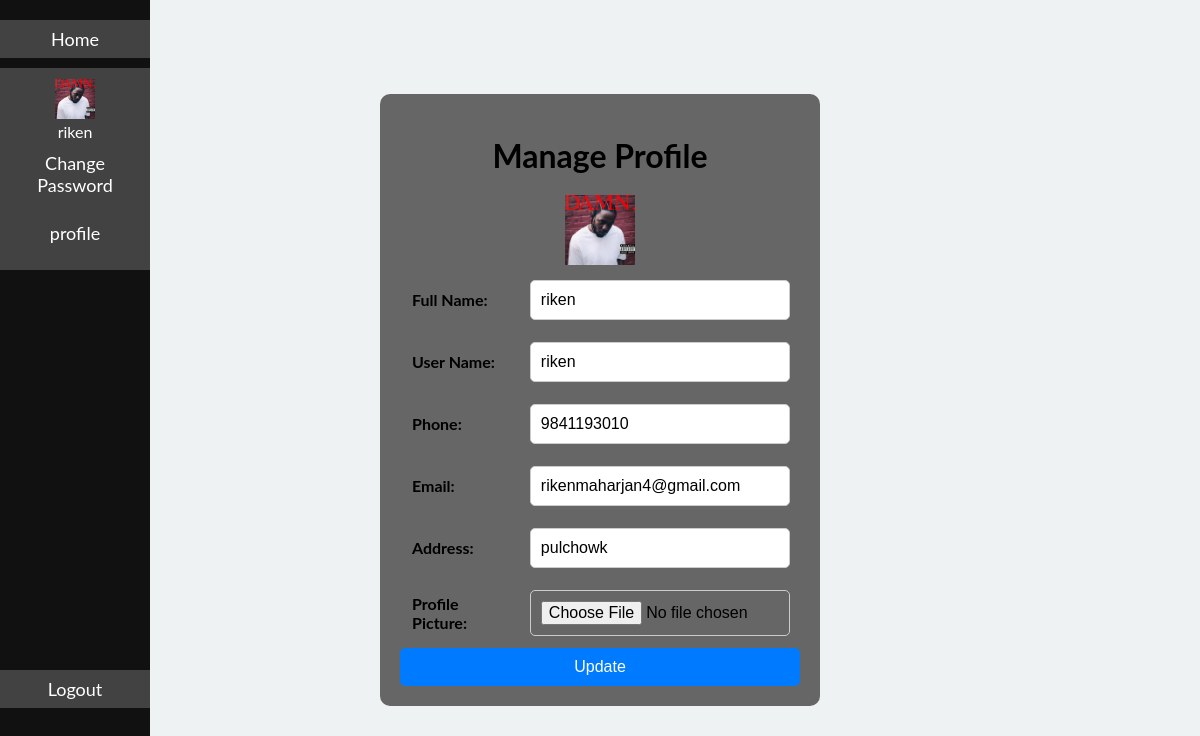
Screenshot of /admin/manageprofile.php?username=riken (signed in) with the database file from the repository.
### tables this page shows
CREATE TABLE `tbl_user` (
  `id` int(11) NOT NULL,
  `UserName` varchar(255) NOT NULL,
  `fullName` varchar(255) NOT NULL,
  `Number` varchar(255) NOT NULL,
  `Email` varchar(255) NOT NULL,
  `Address` varchar(255) NOT NULL,
  `Gender` varchar(10) NOT NULL,
  `profile_picture` varchar(255) NOT NULL,
  `num_likes` int(11) NOT NULL,
  `password` varchar(255) NOT NULL
);

### admin/manageprofile.php (the view, shortened to what this page needs)
<!DOCTYPE html>
<html lang="en">
<head>
    </head>
<body>
<nav>
            <div class="sidenav">
                <a href="../user_dashboard.php">Home</a>
                <div class="profile">
                    <div class="user">
                        <?php
                             include ("../config.php");
                        $sql = "SELECT * FROM tbl_user where username = '" . $_SESSION["username"] . "'";
                        $result = mysqli_query($conn, $sql);
                        $row = mysqli_fetch_array($result);
                        echo "<img src='../profile_img/" . $row['profile_picture'] . "'>";
                        echo '<br>';
                   echo $row['UserName'];
                        ?>
                    </div>
                    <a href="pass_change.php">Change Password</a>
        <a href="manageprofile.php?username=<?php echo $_SESSION["username"];?>">profile</a>
                </div>
                <a class="logout" href="../logout.php">Logout</a>
            </div>
        </nav>
    <div class="reg">
<h1>Manage Profile</h1>
        <?php
        include("../config.php");
        $userold = $_GET['username'];
        $sql = "SELECT * FROM tbl_user WHERE username ='$userold'";
        $result = mysqli_query($conn, $sql);
        while ($row = mysqli_fetch_assoc($result)) {
        ?>
        <form method="POST">
            <table>
                <tr>
                    <td><label for="fullname">Full Name:</label></td>
                    <td><input type="text" name="fullname" value="<?php echo $row['fullName']; ?>" required></td>
                </tr>
                <tr>
                    <td><label for="UserName">User Name:</label></td>
                    <td><input type="text" name="UserName" value="<?php echo $row['UserName']; ?>" required></td>
                </tr>
                <tr>
                    <td><label for="phone">Phone:</label></td>
                    <td><input type="tel" name="phone" value="<?php echo $row['Number']; ?>" required></td>
                </tr>
                <tr>
                    <td><label for="email">Email:</label></td>
                    <td><input type="email" name="email" value="<?php echo $row['Email']; ?>" required></td>
                </tr>
                <tr>
                    <td><label for="address">Address:</label></td>
                    <td><input type="text" name="address" value="<?php echo $row['Address']; ?>" required></td>
                </tr>
                <tr><div class="pic">
                    <td><label for="profile_picture">Profile Picture:</label></td>
                   <center><img src='../profile_img/<?php echo $row['profile_picture'] ?>'></center>
                    <td><input type="file" name="profile_picture" value="<?php echo $row['profile_picture']; ?>" ></td>
                </tr></div>
            <input type="submit" name="submit" value="Update">
        <?php
        }
        ?>
</body>
</html>

### admin/manageprofile.php (style rules this page uses)
body { font-family: Arial, sans-serif; display: flex; justify-content: center; align-items: center; height: 100vh; margin: 0; background-color: #1451; }
.reg { background-color: #666; padding: 20px; border-radius: 10px; max-width: 400px; width: 100%; }
.reg h1 { text-align: center; margin-bottom: 20px; }
table { width: 100%; }
table tr td { padding: 10px; }
table tr td label { font-weight: bold; }
input[type="text"], input[type="email"], input[type="tel"], input[type="password"], select, input[type="file"] { width: calc(100% - 20px); padding: 10px; font-size: 16px; border-radius: 5px; border: 1px solid #ccc; }
input[type="submit"] { width: 100%; padding: 10px; font-size: 16px; border: none; border-radius: 5px; background-color: #007bff; color: #fff; }
body { font-family: "Lato", sans-serif; margin: 0; }
.sidenav { height: 100%; width: 150px; position: fixed; z-index: 1; top: 0; left: 0; background-color: #111; overflow-x: hidden; padding-top: 20px; text-align: center; }
.sidenav a { text-decoration: none; font-size: 18px; color: #fff; display: block; background-color: #424242; padding: 8px; margin-bottom: 10px; }
.profile img { width: 40px; height: 40px; }
.profile { padding: 8px; font-size: 16px; background-color: #424242; }
.user { padding: 3px; font-size: 16px; color: #fff; background-color: #424242; }
.logout { padding: 10px; margin-top: 400px; }
img { width: 70px; height: 70px; }

### rows the page displays
tbl_user: profile_picture (picture), UserName "riken", fullname "riken", phone "9841193010", email "rikenmaharjan4@gmail.com", address "pulchowk"
